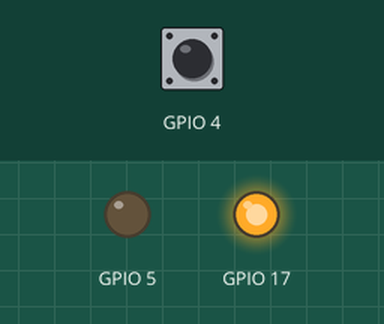
Recording of a program running on a simulated Raspberry Pi (BCM pin numbers). Parts: output pins drawn as LEDs (lit = HIGH). Inputs (shaded band) come from the test bench; at power-on: GPIO 4 HIGH.

Above: at 1.2 s.
1.3 s: GPIO 4 pulled LOW for 0.15 s
At 1.39 s:
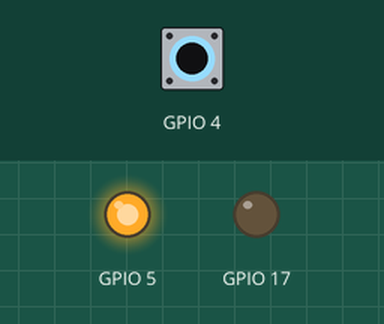
2.9 s: GPIO 4 pulled LOW for 3.2 s
At 6.6 s:
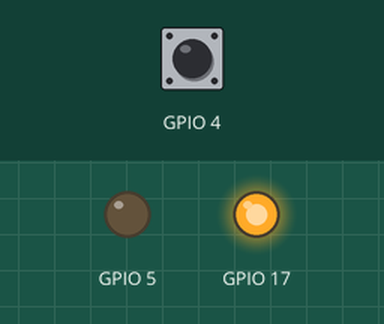
Timing chart, 0 to 8.1 s (numbered marks = the images above; inputs shaded):
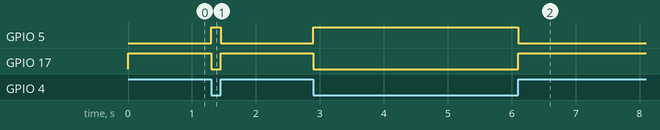

The program:

infiniteswitch.py
```python
import RPi.GPIO as GPIO
import time

GPIO.setmode(GPIO.BCM)
GPIO.setup(5, GPIO.OUT)
GPIO.setup(17, GPIO.OUT)
GPIO.setup(4, GPIO.IN, pull_up_down=GPIO.PUD_UP)


try:
    while True:
        if GPIO.input(4):
            GPIO.output(5, False)
            GPIO.output(17, True)
        else:
            GPIO.output(5, True)
            GPIO.output(17, False)
finally:
    GPIO.cleanup()
```

Measured:
- after the input at 1.3 s, GPIO 5: LOW → HIGH at once, → LOW 0.15 s later; GPIO 17: HIGH → LOW at once, → HIGH 0.15 s later
- after the input at 2.9 s, GPIO 5: LOW → HIGH at once, → LOW 3.2 s later; GPIO 17: HIGH → LOW at once, → HIGH 3.2 s later
